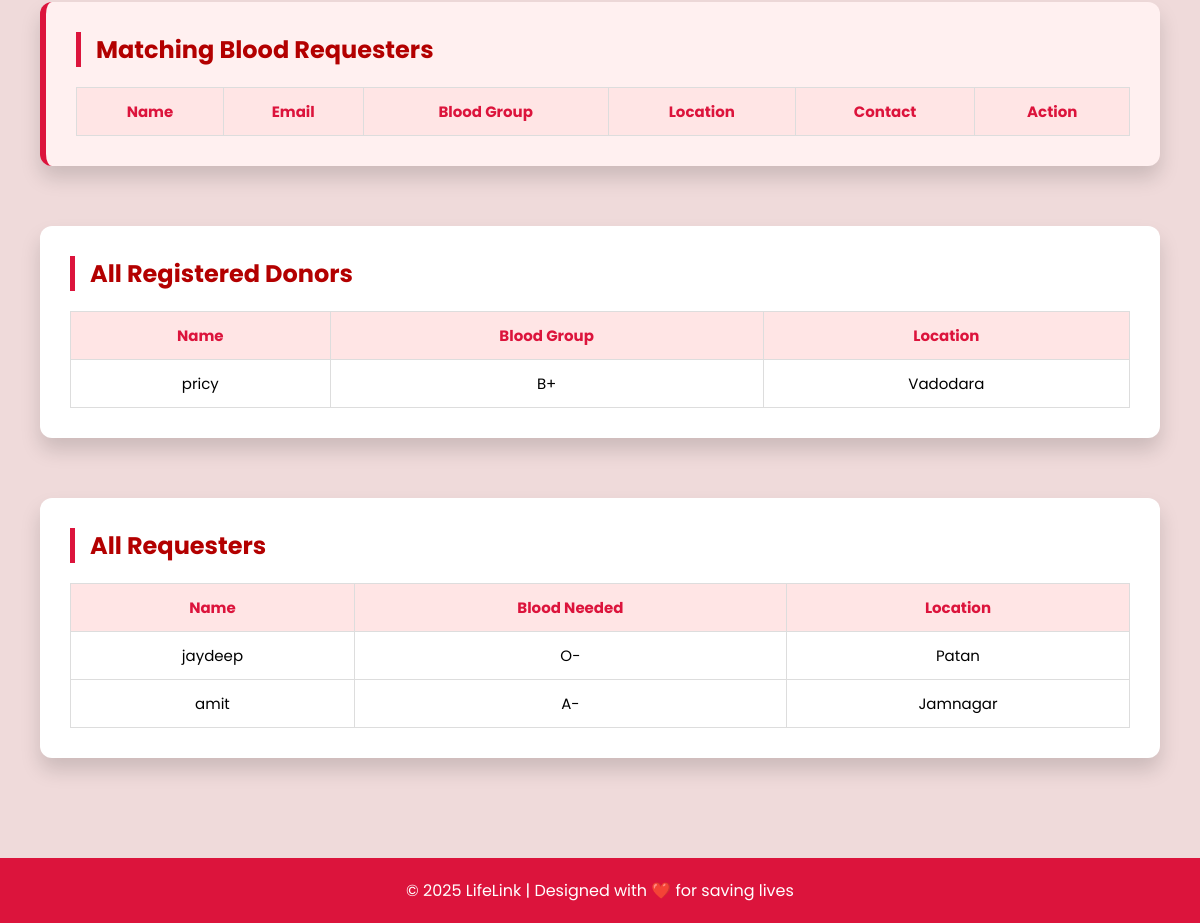
The page /ddash.php (signed in, lower part) on the database as committed earlier.
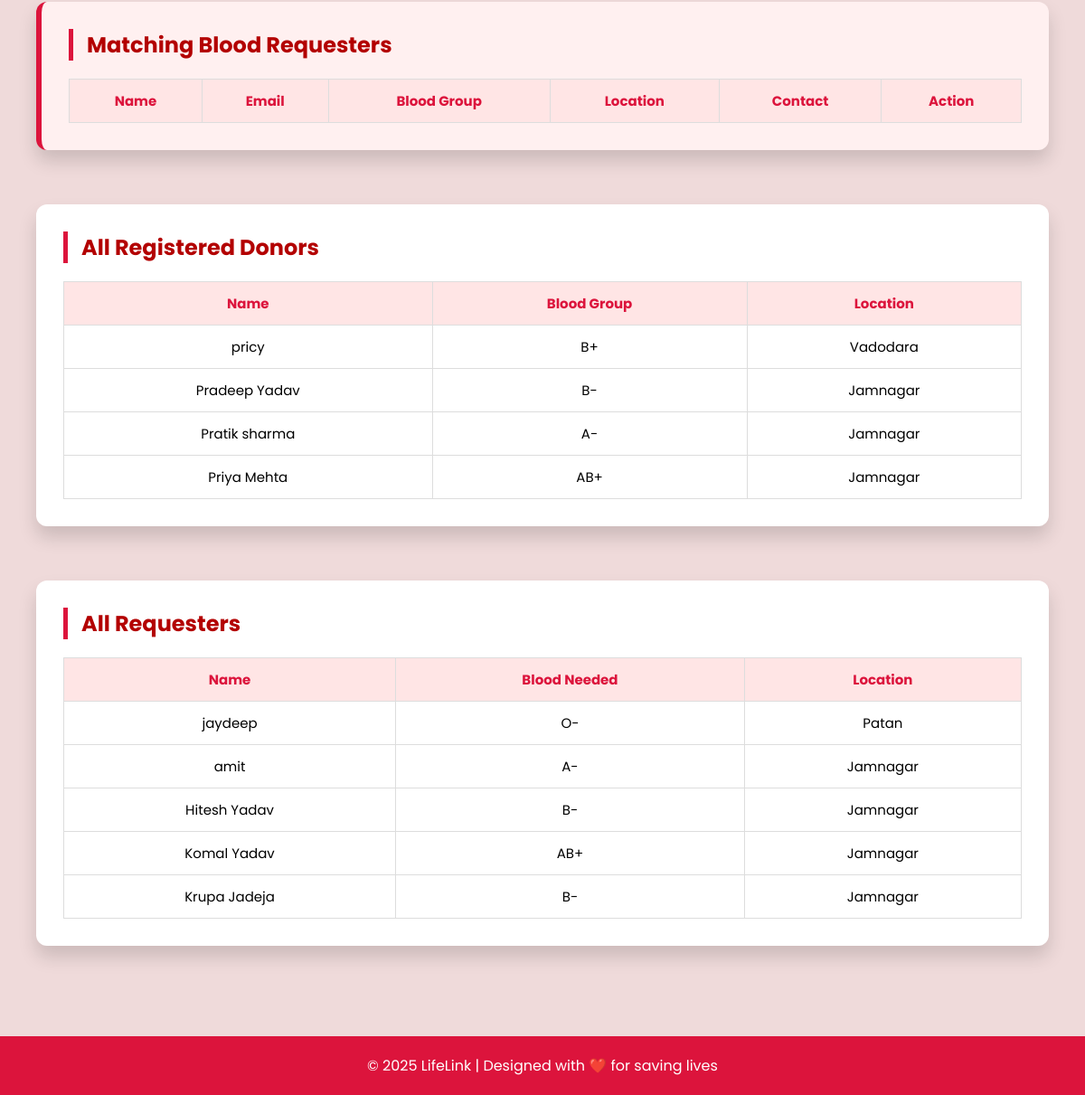
The same page on the database as committed later.
### tables this page shows
CREATE TABLE `donors` (
  `id` int(11) NOT NULL,
  `name` varchar(100) NOT NULL,
  `email` varchar(100) NOT NULL,
  `contact` varchar(15) NOT NULL,
  `pass` varchar(100) NOT NULL,
  `age` int(11) NOT NULL,
  `bloodgroup` varchar(100) NOT NULL,
  `city` varchar(100) NOT NULL,
  `gender` varchar(100) NOT NULL,
  `reg_date` timestamp NOT NULL DEFAULT current_timestamp()
);

CREATE TABLE `requesters` (
  `id` int(11) NOT NULL,
  `name` varchar(100) NOT NULL,
  `email` varchar(100) NOT NULL,
  `contact` varchar(100) NOT NULL,
  `pass` varchar(100) NOT NULL,
  `city` varchar(100) NOT NULL,
  `bloodgroup` varchar(10) NOT NULL,
  `reason` text NOT NULL,
  `reg_date` timestamp NOT NULL DEFAULT current_timestamp()
);

### ddash.php (the view, shortened to what this page needs)
<!DOCTYPE html>
<html lang="en">
<head>
</head>
<body>
<div class="dashboard">
  <div class="section matching-requests">
    <div class="section-title">Matching Blood Requesters</div>
    <table>
      <tr>
        <th>Name</th>
        <th>Email</th>
        <th>Blood Group</th>
        <th>Location</th>
        <th>Contact</th>
        <th>Action</th>
      </tr>
    </table>
  </div>
  <div class="section">
    <div class="section-title">All Registered Donors</div>
    <table>
      <tr>
        <th>Name</th>
        <th>Blood Group</th>
        <th>Location</th>
      </tr>
      <?php
      $count = 0;
      $conn2 = new mysqli("localhost", "root", "", "web");
      $donor_result = $conn2->query("SELECT * FROM donors");
      while ($row = $donor_result->fetch_assoc()) {
        $hidden = $count >= 7 ? "style='display: none'" : "";
        echo "<tr class='donor-row' $hidden>";
        echo "<td>" . htmlspecialchars($row['name']) . "</td>";
        echo "<td>" . htmlspecialchars($row['bloodgroup']) . "</td>";
        echo "<td>" . htmlspecialchars($row['city']) . "</td>";
        echo "</tr>";
        $count++;
      }
      ?>
    </table>
  </div>
  <div class="section">
    <div class="section-title">All Requesters</div>
    <table>
      <tr>
        <th>Name</th>
        <th>Blood Needed</th>
        <th>Location</th>
      </tr>
      <?php
      $count = 0;
      $requester_result = $conn2->query("SELECT * FROM requesters");
      while ($row = $requester_result->fetch_assoc()) {
        $hidden = $count >= 7 ? "style='display: none'" : "";
        echo "<tr class='requester-row' $hidden>";
        echo "<td>" . htmlspecialchars($row['name']) . "</td>";
        echo "<td>" . htmlspecialchars($row['bloodgroup']) . "</td>";
        echo "<td>" . htmlspecialchars($row['city']) . "</td>";
        echo "</tr>";
        $count++;
      }
      ?>
    </table>
  </div>
</div>
<footer>
  &copy; 2025 LifeLink | Designed with ❤️ for saving lives
</footer>
</body>
</html>

Rows that differ between the two databases and show on the page:
added donors: name "Pradeep Yadav", bloodgroup "B-", city "Jamnagar"
added donors: name "Pratik sharma", bloodgroup "A-", city "Jamnagar"
added donors: name "Priya Mehta", bloodgroup "AB+", city "Jamnagar"
added requesters: name "Hitesh Yadav", bloodgroup "B-", city "Jamnagar"
added requesters: name "Komal Yadav", bloodgroup "AB+", city "Jamnagar"
added requesters: name "Krupa Jadeja", bloodgroup "B-", city "Jamnagar"
